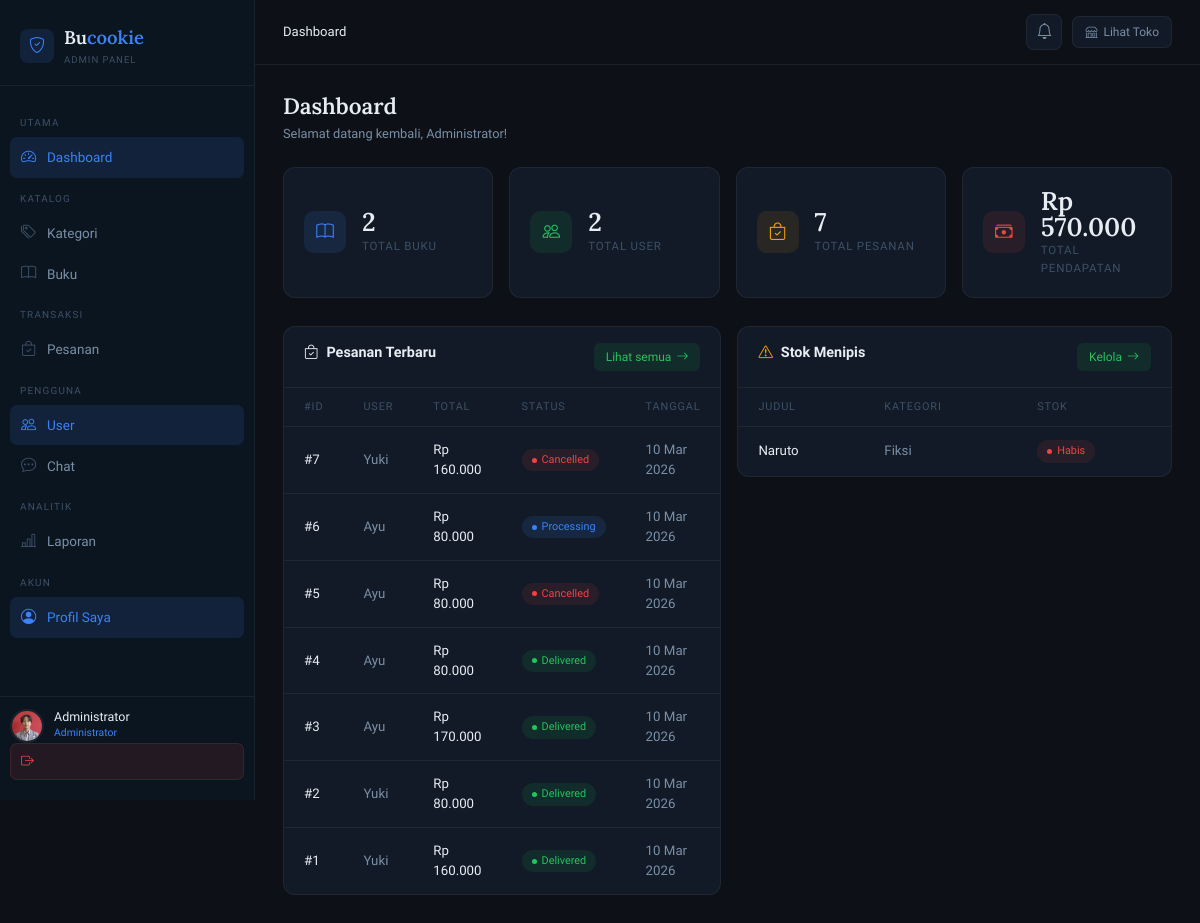
/admin/index.php (signed in), run on an earlier commit of the app's database.
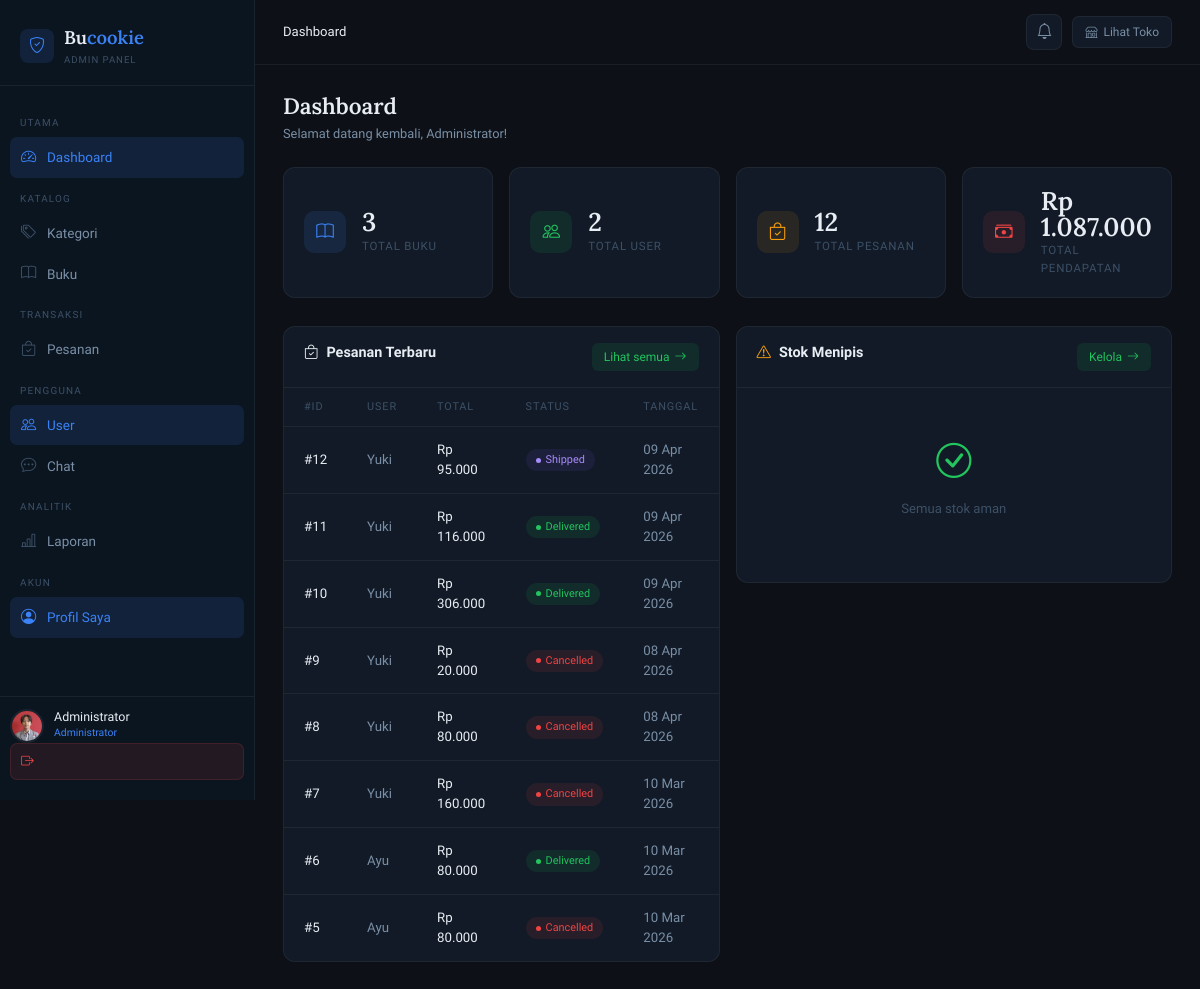
And on a later commit of the database.
### tables this page shows
CREATE TABLE `orders` (
  `id` int(11) NOT NULL,
  `user_id` int(11) NOT NULL,
  `total_price` decimal(10,2) NOT NULL,
  `shipping_address` text NOT NULL,
  `status` enum('pending','processing','shipped','delivered','cancelled') NOT NULL DEFAULT 'pending',
  `expedition` varchar(50) DEFAULT NULL,
  `tracking_number` varchar(100) DEFAULT NULL,
  `payment_method` enum('payment_at_delivery') DEFAULT 'payment_at_delivery',
  `created_at` timestamp NOT NULL DEFAULT current_timestamp(),
  `updated_at` timestamp NOT NULL DEFAULT current_timestamp() ON UPDATE current_timestamp()
);

CREATE TABLE `users` (
  `id` int(11) NOT NULL,
  `name` varchar(100) NOT NULL,
  `email` varchar(100) NOT NULL,
  `password` varchar(255) NOT NULL,
  `phone` varchar(20) DEFAULT NULL,
  `address` text DEFAULT NULL,
  `avatar` varchar(255) DEFAULT NULL,
  `role` enum('admin','user') NOT NULL DEFAULT 'user',
  `reset_token` varchar(255) DEFAULT NULL,
  `reset_expired` datetime DEFAULT NULL,
  `created_at` timestamp NOT NULL DEFAULT current_timestamp()
);

CREATE TABLE `books` (
  `id` int(11) NOT NULL,
  `category_id` int(11) NOT NULL,
  `title` varchar(200) NOT NULL,
  `author` varchar(100) NOT NULL,
  `publisher` varchar(100) DEFAULT NULL,
  `year` year(4) DEFAULT NULL,
  `cost_price` decimal(10,2) DEFAULT NULL,
  `price` decimal(10,2) NOT NULL,
  `stock` int(11) NOT NULL DEFAULT 0,
  `description` text DEFAULT NULL,
  `cover` varchar(255) DEFAULT NULL,
  `created_at` timestamp NOT NULL DEFAULT current_timestamp()
);

CREATE TABLE `categories` (
  `id` int(11) NOT NULL,
  `name` varchar(100) NOT NULL,
  `description` text DEFAULT NULL,
  `created_at` timestamp NOT NULL DEFAULT current_timestamp()
);

### admin/index.php (the view, shortened to what the changed rows need)
<?php
require_once __DIR__ . '/includes/header.php';
$total_books    = (int)$conn->query("SELECT COUNT(*) AS c FROM books")->fetch_assoc()['c'];
$total_orders   = (int)$conn->query("SELECT COUNT(*) AS c FROM orders")->fetch_assoc()['c'];
$total_revenue  = (float)$conn->query("SELECT COALESCE(SUM(total_price),0) AS c FROM orders WHERE status != 'cancelled'")->fetch_assoc()['c'];
$recent_orders = $conn->query("
    SELECT o.id, o.total_price, o.status, o.created_at, u.name AS user_name
    FROM orders o
    JOIN users u ON o.user_id = u.id
    ORDER BY o.created_at DESC
    LIMIT 8
");
$low_stock = $conn->query("
    SELECT b.id, b.title, b.stock, c.name AS category_name
    FROM books b
    JOIN categories c ON b.category_id = c.id
    WHERE b.stock <= 5
    ORDER BY b.stock ASC
    LIMIT 6
");
?>
<div class="page-header">
    <h1>Dashboard</h1>
</div>
<div class="stat-grid">
    <div class="stat-card">
        <div class="stat-info">
            <div class="stat-num"><?= number_format($total_books) ?></div>
            <div class="stat-label">Total Buku</div>
        </div>
    </div>
    <div class="stat-card">
        <div class="stat-info">
            <div class="stat-num"><?= number_format($total_orders) ?></div>
            <div class="stat-label">Total Pesanan</div>
        </div>
    </div>
    <div class="stat-card">
        <div class="stat-info">
            <div class="stat-num">Rp <?= number_format($total_revenue, 0, ',', '.') ?></div>
            <div class="stat-label">Total Pendapatan</div>
        </div>
    </div>
</div>
<div style="display:grid; grid-template-columns: 1fr 1fr; gap: 16px; align-items: start;">
    <div>
        <div class="table-card">
            <div class="table-card-header">
                <h2><i class="bi bi-bag-check me-2"></i>Pesanan Terbaru</h2>
            </div>
            <div class="table-responsive">
                <?php if ($recent_orders->num_rows === 0): ?>
                <div class="empty-state">
                    <i class="bi bi-bag-x"></i>
                    <p>Belum ada pesanan</p>
                </div>
                <?php else: ?>
                <table>
                    <thead>
                        <tr>
                            <th>#ID</th>
                            <th>User</th>
                            <th>Total</th>
                            <th>Status</th>
                            <th>Tanggal</th>
                        </tr>
                    </thead>
                    <tbody>
                        <?php while ($order = $recent_orders->fetch_assoc()): ?>
                        <tr>
                            <td class="td-bold">#<?= $order['id'] ?></td>
                            <td><?= htmlspecialchars($order['user_name']) ?></td>
                            <td class="td-bold">Rp <?= number_format($order['total_price'], 0, ',', '.') ?></td>
                            <td>
                                <span class="badge-status badge-<?= $order['status'] ?>">
                                    <?= ucfirst($order['status']) ?>
                                </span>
                            </td>
                            <td><?= date('d M Y', strtotime($order['created_at'])) ?></td>
                        </tr>
                        <?php endwhile; ?>
                    </tbody>
                </table>
                <?php endif; ?>
            </div>
        </div>
    </div>
    <div>
        <div class="table-card">
            <div class="table-card-header">
                <h2><i class="bi bi-exclamation-triangle me-2" style="color:var(--warning)"></i>Stok Menipis</h2>
            </div>
            <div class="table-responsive">
                <?php if ($low_stock->num_rows === 0): ?>
                <div class="empty-state">
                    <i class="bi bi-check-circle" style="color:var(--success)"></i>
                    <p>Semua stok aman</p>
                </div>
                <?php else: ?>
                <table>
                    <thead>
                        <tr>
                            <th>Judul</th>
                            <th>Kategori</th>
                            <th>Stok</th>
                        </tr>
                    </thead>
                    <tbody>
                        <?php while ($book = $low_stock->fetch_assoc()): ?>
                        <tr>
                            <td class="td-bold" style="max-width:160px;overflow:hidden;text-overflow:ellipsis;white-space:nowrap">
                                <?= htmlspecialchars($book['title']) ?>
                            </td>
                            <td><?= htmlspecialchars($book['category_name']) ?></td>
                            <td>
                                <span class="badge-status <?= $book['stock'] == 0 ? 'badge-cancelled' : 'badge-pending' ?>">
                                    <?= $book['stock'] == 0 ? 'Habis' : $book['stock'] . ' tersisa' ?>
                                </span>
                            </td>
                        </tr>
                        <?php endwhile; ?>
                    </tbody>
                </table>
                <?php endif; ?>
            </div>
        </div>
    </div>
</div>
<?php require_once __DIR__ . '/includes/footer.php'; ?>

What changed in the data, as far as the page shows it:
no longer on this page (row unchanged): orders: id "4", user.name "Ayu", total_price "80.000", status "Delivered", created_at "10 Mar 2026"
no longer on this page (row unchanged): orders: id "3", user.name "Ayu", total_price "170.000", status "Delivered", created_at "10 Mar 2026"
no longer on this page (row unchanged): orders: id "2", user.name "Yuki", total_price "80.000", status "Delivered", created_at "10 Mar 2026"
no longer on this page (row unchanged): orders: id "1", user.name "Yuki", total_price "160.000", status "Delivered", created_at "10 Mar 2026"
removed books: title "Naruto", category.name "Fiksi", stock "Habis"
added orders: id "12", user.name "Yuki", total_price "95.000", status "Shipped", created_at "09 Apr 2026"
added orders: id "11", user.name "Yuki", total_price "116.000", status "Delivered", created_at "09 Apr 2026"
added orders: id "10", user.name "Yuki", total_price "306.000", status "Delivered", created_at "09 Apr 2026"
added orders: id "9", user.name "Yuki", total_price "20.000", status "Cancelled", created_at "08 Apr 2026"
added orders: id "8", user.name "Yuki", total_price "80.000", status "Cancelled", created_at "08 Apr 2026"
changed orders id 6: status "Processing" → "Delivered"
Also different on the page:
$total_books: "2" → "3"
$total_orders: "7" → "12"
$total_revenue: "570.000" → "1.087.000"
text no longer shown: "JUDUL KATEGORI STOK"
text now shown: "Semua stok aman"
